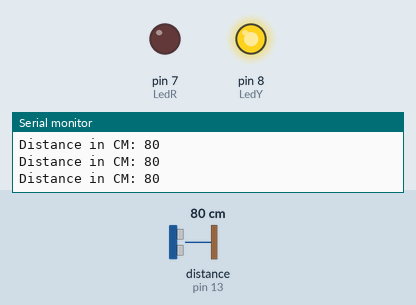
This sketch was run on a simulated Arduino Uno, built with avr-gcc and run on an emulated ATmega328P. Shown: output pins drawn as LEDs (lit = HIGH), the last lines printed to the serial monitor. The inputs (shaded band) are chosen by the test bench; at power-on: distance to the obstacle (sensor on pin 13) 80 cm. The echo pulse lasts 58.3 µs per cm.

Above: at 1.2 s.
1.3 s: distance to the obstacle (sensor on pin 13) set to 11 cm
2.8 s: distance to the obstacle (sensor on pin 13) set to 8 cm
At 3.8 s:
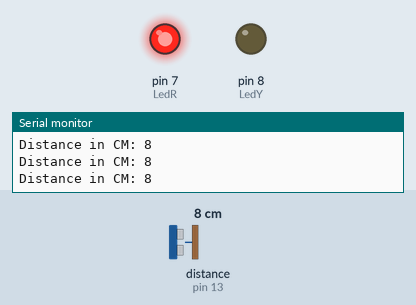
4.4 s: distance to the obstacle (sensor on pin 13) set to 18 cm
At 5.1 s:
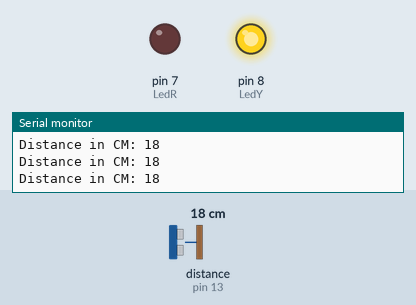
6.0 s: distance to the obstacle (sensor on pin 13) set to 2 cm
At 7.2 s:
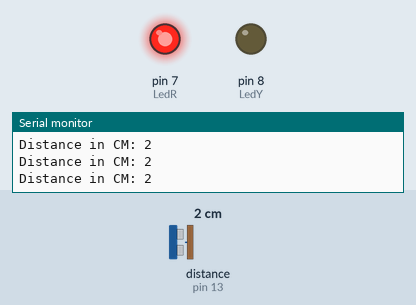
Timing chart, 0 to 8.6 s (numbered marks = the images above; inputs shaded):
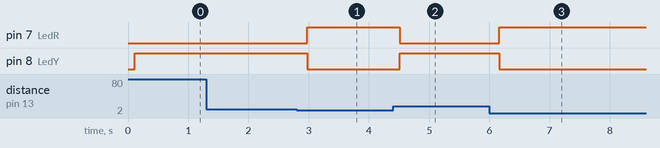

Measured:
- the behaviour switches between 10 and 9 cm on distance to the obstacle (sensor on pin 13) (found by bisection; images 0 and 1)
- after the input at 2.8 s, pin 7 (LedR): LOW → HIGH after 0.17 s; pin 8 (LedY): HIGH → LOW after 0.17 s
- after the input at 4.4 s, pin 7 (LedR): HIGH → LOW after 0.11 s; pin 8 (LedY): LOW → HIGH after 0.11 s
- after the input at 6.0 s, pin 7 (LedR): LOW → HIGH after 0.17 s; pin 8 (LedY): HIGH → LOW after 0.17 s

The sketch:

20171019_ultrasom_leds_atencao.ino
```cpp
#define LedR 7
#define LedY 8


/*
 * Ultrasonic Simple
 * Prints the distance read by an ultrasonic sensor in
 * centimeters. They are supported to four pins ultrasound
 * sensors (liek HC-SC04) and three pins (like PING)))
 * and Seeed Studio sesores).
 *
 * The circuit:
 * * Module HR-SC04 (four pins) or PING))) (and other with
 *   three pins), attached to digital pins as follows:
 * ---------------------    ---------------------
 * | HC-SC04 | Arduino |    | 3 pins  | Arduino |
 * ---------------------    ---------------------
 * |   Vcc   |   5V    |    |   Vcc   |   5V    |
 * |   Trig  |   12    | OR |   SIG   |   13    |
 * |   Echo  |   13    |    |   Gnd   |   GND   |
 * |   Gnd   |   GND   |    ---------------------
 * ---------------------
 * Note: You need not obligatorily use the pins defined above
 *
 * By default, the distance returned by the distanceRead()
 * method is in centimeters, to get the distance in inches,
 * pass INC as a parameter.
 * Example: ultrasonic.distanceRead(INC)
 *
 * created 3 Apr 2014
 * by Erick Simões (github: @ErickSimoes | twitter: @AloErickSimoes)
 * modified 23 Jan 2017
 * by Erick Simões (github: @ErickSimoes | twitter: @AloErickSimoes)
 * modified 03 Mar 2017
 * by Erick Simões (github: @ErickSimoes | twitter: @AloErickSimoes)
 *
 * This example code is released into the MIT License.
 */

#include <Ultrasonic.h>

/*
 * Pass as a parameter the trigger and echo pin, respectively,
 * or only the signal pin (for sensors 3 pins), like:
 * Ultrasonic ultrasonic(13);
 */
Ultrasonic ultrasonic(12, 13);

void setup() {
  Serial.begin(9600);
  pinMode(LedR, OUTPUT);
  pinMode(LedY, OUTPUT);
}

void loop() {
  Serial.print("Distance in CM: ");
  // Pass INC as a parameter to get the distance in inches
  Serial.println(ultrasonic.distanceRead());
  //delay(1000);
  int distancia = ultrasonic.distanceRead();

    if (distancia<10){
    delay(100);
    digitalWrite(LedR, HIGH);
    digitalWrite(LedY, LOW);
    } else {
    delay(100);
    digitalWrite(LedY, HIGH);
    digitalWrite(LedR, LOW);
    }

}
```
